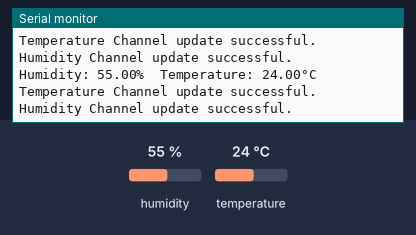
The sketch below on a simulated ESP32. Parts: the last lines printed to the serial monitor. The inputs (shaded band) are chosen by the test bench; at power-on: humidity 55 %, temperature 24 °C. WiFi joins after 1.5 s; servers stay silent unless stated.

Above: at 10.0 s.
10.1 s: humidity set to 22 %
At 11.06 s:
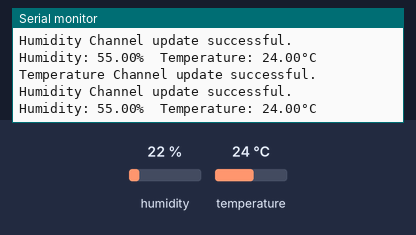
15.7 s: temperature set to 12 °C
At 16.21 s:
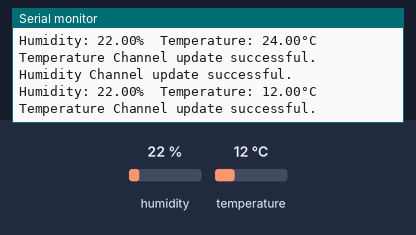
21.3 s: humidity set to 40 %
At 23.1 s:
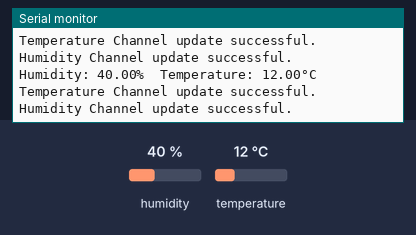
Timing chart, 0 to 24.6 s (numbered marks = the images above; inputs shaded):
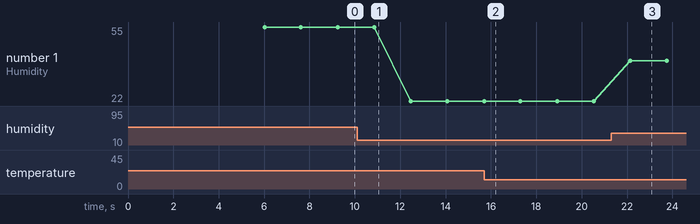

The sketch:

lab4_thingspeak_Dth_integration.ino
```cpp
#define SECRET_SSID "abcdz"		// replace MySSID with your WiFi network name
#define SECRET_PASS "12345678"	// replace MyPassword with your WiFi password
#define SECRET_CH_ID 3263227			// replace 0000000 with your channel number
#define SECRET_WRITE_APIKEY "B4YV19U3829D8Z34"   // replace XYZ with your channel write API Key
#include "DHT.h"
#define DHTPIN 4
#define DHTTYPE DHT11
#include <WiFi.h>
#include "ThingSpeak.h" // always include thingspeak header file after other header files and custom macros
char ssid[] = SECRET_SSID;   // your network SSID (name)
char pass[] = SECRET_PASS;   // your network password
int keyIndex = 0;            // your network key Index number (needed only for WEP)
WiFiClient  client;
unsigned long myChannelNumber = SECRET_CH_ID;
const char * myWriteAPIKey = SECRET_WRITE_APIKEY;
DHT dht(DHTPIN, DHTTYPE);
void setup() {
  Serial.begin(9600);  //Initialize serial
  while (!Serial) {
    ; // wait for serial port to connect. Needed for Leonardo native USB port only
  }
  WiFi.mode(WIFI_STA);
  ThingSpeak.begin(client);  // Initialize ThingSpeak
  dht.begin();
}
void loop() {
  delay(1000);
  // Connect or reconnect to WiFi
  if(WiFi.status() != WL_CONNECTED){
    Serial.print("Attempting to connect to SSID: ");
    Serial.println(SECRET_SSID);
    while(WiFi.status() != WL_CONNECTED){
      WiFi.begin(ssid, pass); // Connect to WPA/WPA2 network. Change this line if using open or WEP network
      Serial.print(".");
      delay(5000);
    }
    Serial.println("\nConnected.");
  }
  float h = dht.readHumidity();
  float t = dht.readTemperature();
  if (isnan(h) || isnan(t)) {
    Serial.println(F("Failed to read from DHT sensor!"));
    return;
  }
  Serial.print(F("Humidity: "));
  Serial.print(h);
  Serial.print(F("%  Temperature: "));
  Serial.print(t);
  Serial.print(F("°C "));
  Serial.println();
  int temp=(int)t;
  int x = ThingSpeak.writeField(myChannelNumber, 1, temp, myWriteAPIKey);
  if(x == 200){
    Serial.println("Temperature Channel update successful.");
  }
  else{
    Serial.println("Problem updating Temperature channel. HTTP error code " + String(x));
  }
  int humi=(int)h;
  int y = ThingSpeak.writeField(myChannelNumber, 2, humi, myWriteAPIKey);
  if(y == 200){
    Serial.println("Humidity Channel update successful.");
  }
  else{
    Serial.println("Problem updating humidity channel. HTTP error code " + String(y));
  }
}
```

Measured:
- after the input at 15.7 s, the serial monitor: prints a new line at once (image 2)
- after the input at 21.3 s, the serial monitor: prints a new line after 0.85 s (image 3)
- plotted number 1: 55 → 22 after the input at 10.1 s, 22 → 40 after the input at 21.3 s
